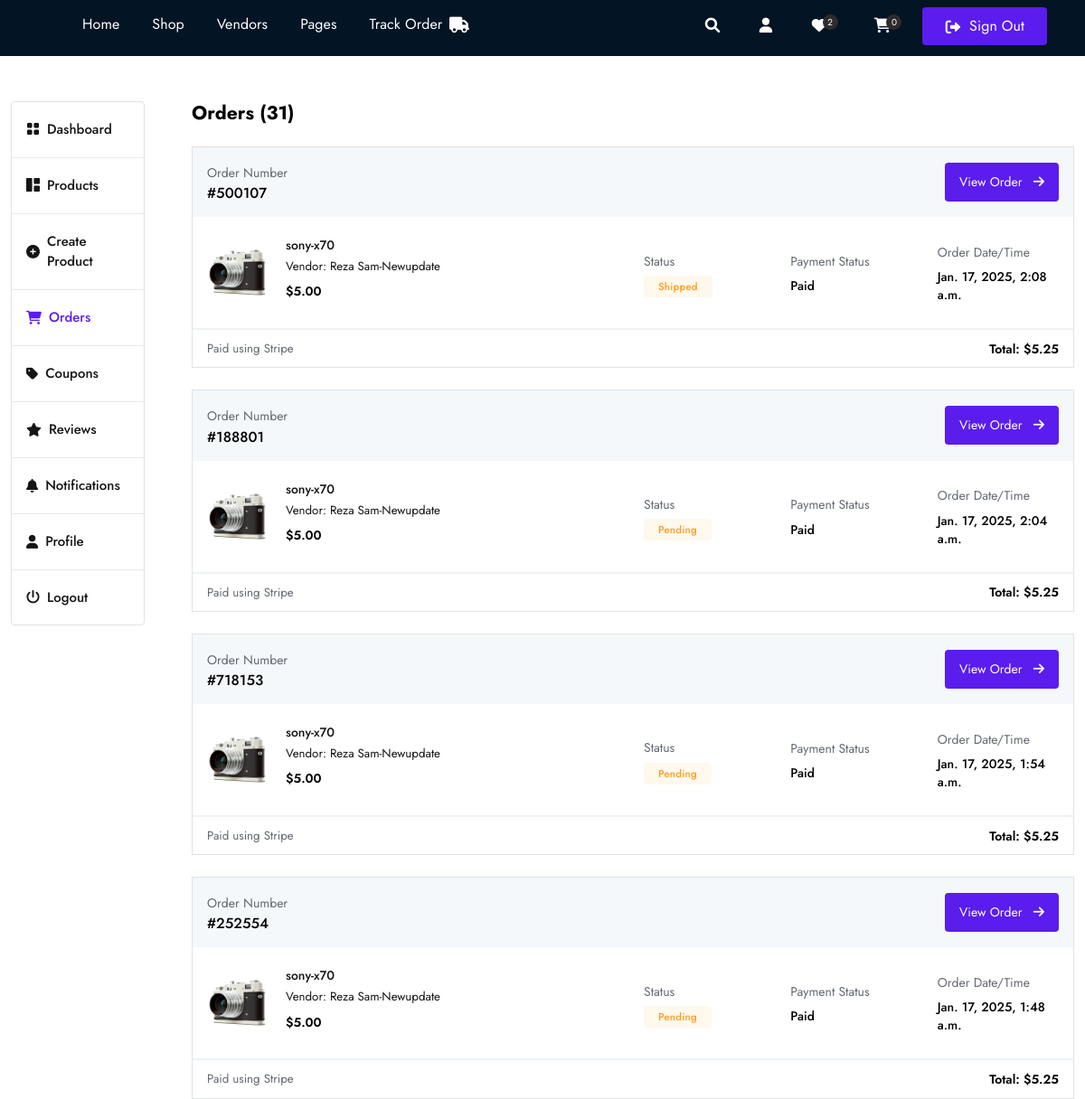
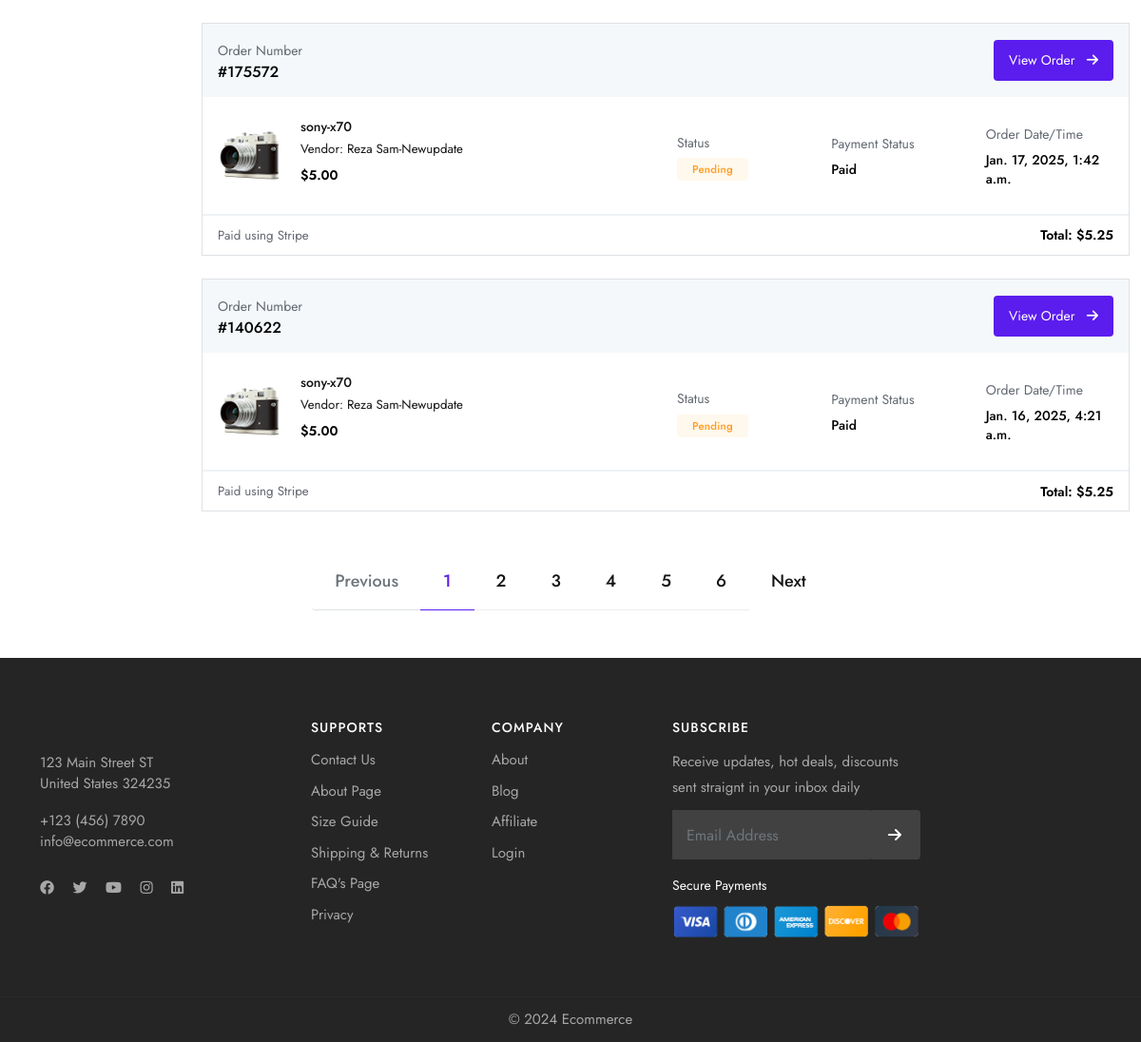
The app's page /vendor/orders/ (signed in) with its own data (2 pictures, top to bottom).
### store/models.py (models this page shows, shortened)
class Order(models.Model):
    vendors = models.ManyToManyField(user_models.User, blank=True)
    customer = models.ForeignKey(user_models.User, on_delete=models.SET_NULL,null=True, related_name="customer", blank=True)
    sub_total = models.DecimalField(max_digits=10, decimal_places=2, default=0.00)
    shipping = models.DecimalField(max_digits=10, decimal_places=2, default=0.00)
    tax = models.DecimalField(max_digits=10, decimal_places=2, default=0.00)
    service_fee = models.DecimalField(max_digits=10, decimal_places=2, default=0.00)
    total = models.DecimalField(max_digits=10, decimal_places=2, default=0.00)
    payment_status = models.CharField(max_length=100, choices=PAYMENT_STATUS, default="Processing")
    payment_method = models.CharField(max_length=100, choices=PAYMENT_METHOD, default=None, null=True, blank=True)
    order_status = models.CharField(max_length=100, choices=ORDER_STATUS, default="Pending")
    initial_total = models.DecimalField(max_digits=10, decimal_places=2, default=0.00, help_text="The original total before discount")
    saved = models.DecimalField(max_digits=10, decimal_places=2, default=0.00, null=True, blank=True, help_text="Amount saved by customer")
    address = models.ForeignKey("customer.Address", on_delete=models.SET_NULL, null=True, blank=True)
    coupons = models.ManyToManyField(Coupon, blank=True)
    order_id = ShortUUIDField(length=6, max_length=25, alphabet="1234567890")
    payment_id = models.CharField(null=True, blank=True, max_length=1000)
    date = models.DateTimeField(default=timezone.now)
    class Meta:
        verbose_name_plural = "Order"
        ordering = ['-date']

class OrderItem(models.Model):
    order = models.ForeignKey(Order, on_delete=models.CASCADE)
    order_status = models.CharField(max_length=100, choices=ORDER_STATUS, default="Pending")
    shipping_service = models.CharField(max_length=100, choices=SHIPPING_SERVICE, default=None, null=True, blank=True)
    tracking_id = models.CharField(max_length=100, default=None, null=True, blank=True)
    product = models.ForeignKey(Product, on_delete=models.CASCADE)
    qty = models.IntegerField(default=0)
    color = models.CharField(max_length=100, null=True, blank=True)
    size = models.CharField(max_length=100, null=True, blank=True)
    price = models.DecimalField(max_digits=10, decimal_places=2, default=0.00)
    sub_total = models.DecimalField(max_digits=10, decimal_places=2, default=0.00)
    shipping = models.DecimalField(max_digits=10, decimal_places=2, default=0.00)
    tax = models.DecimalField(max_digits=10, decimal_places=2, default=0.00)
    total = models.DecimalField(max_digits=10, decimal_places=2, default=0.00)
    initial_total = models.DecimalField(max_digits=10, decimal_places=2, default=0.00, help_text="Grand Total of all amount")
    saved = models.DecimalField(max_digits=10, decimal_places=2, default=0.00, null=True, blank=True, help_text="Amount saved by customer")
    coupon = models.ManyToManyField(Coupon, blank=True)
    applied_coupon = models.BooleanField(default=False)
    item_id = ShortUUIDField(length=6, max_length=25, alphabet="1234567890")
    vendor = models.ForeignKey(user_models.User,on_delete=models.SET_NULL, null=True, related_name="vendor_order_items")
    date = models.DateTimeField(default=timezone.now)
    class Meta:
        ordering = ['-date']

class Product(models.Model):
    name = models.CharField(max_length=100)
    image = models.ImageField(upload_to="images", blank=True, null=True)
    description = CKEditor5Field('Text', config_name='extends')
    category = models.ForeignKey(Category, on_delete=models.SET_NULL, null=True, blank=True)
    price = models.DecimalField(max_digits=10, decimal_places=2, default=0.00, null=True, blank=True, verbose_name="Sale Price")
    regular_price = models.DecimalField(max_digits=10, decimal_places=2, default=0.00, null=True, blank=True, verbose_name="Regular Price ")
    stock = models.PositiveIntegerField(default=0, null=True, blank=True)
    shipping = models.DecimalField(max_digits=10, decimal_places=2, default=0.00, null=True, blank=True, verbose_name="shipping Amount")
    status = models.CharField(choices=STATUS, max_length=50, default="Published")
    featured = models.BooleanField(default=False, verbose_name="Marketplace Featured")
    vendor = models.ForeignKey(user_models.User, on_delete=models.SET_NULL, null=True, blank=True)
    sku = ShortUUIDField(unique=True, length=5, max_length=50, prefix="SKU", alphabet="1234567890")
    slug = models.SlugField(null=True, blank=True)
    date = models.DateTimeField(default=timezone.now)
    class Meta:
        ordering = ['-id']
        verbose_name_plural = "Products"

### userauths/models.py (models this page shows, shortened)
class User(AbstractUser):
    username = models.CharField(max_length=255, null=True, blank=True)
    email = models.EmailField(unique=True)
    USERNAME_FIELD = 'email'
    REQUIRED_FIELDS = ['username']

class Profile(models.Model):
    user = models.OneToOneField(User, on_delete=models.CASCADE)
    image = models.ImageField(upload_to="images", default="default-user.jpg", null=True, blank=True)
    full_name =models.CharField(max_length=255, null=True, blank=True)
    mobile = models.CharField(max_length=255, null=True, blank=True)
    user_Type = models.CharField(max_length=255, choices=USER_TYPE, null=True, blank=True, default=None)

### vendor/views.py (the view)
# urls.py: path("orders/", views.orders, name="orders"),
@login_required
def orders(request):
    orders_list = store_models.Order.objects.filter(orderitem__product__vendor=request.user, payment_status="Paid").distinct()
    orders = paginate_queryset(request, orders_list, 6)
    context = {
        "orders": orders,
        "orders_list": orders_list,
    }
    return render(request, "vendor/orders.html", context)

### plugin/paginate_queryset.py (called while the page is built)
def paginate_queryset(request, queryset, per_page):
    paginator = Paginator(queryset, per_page)
    page_number = request.GET.get('page')
    return paginator.get_page(page_number)

### store/context.py (called while the page is built)
def default(request):
    try:
        cart_id = request.session['cart_id']
        total_cart_items = store_models.Cart.objects.filter(cart_id=cart_id).count()
    except:
        total_cart_items = 0
    return {
        "total_cart_items": total_cart_items,
    }

### templates/vendor/orders.html (shortened to what this page needs)
{% extends 'partials/base.html' %} {% load static %} {% load humanize %} {% block content %}
<section class="middle">
    <div class="container-fluid">
        <div class="row align-items-start justify-content-between">
            {% include 'vendor/sidebar.html' %}
            <div class="col-12 col-md-12 col-lg-9 col-xl-10">
                <h4 class="mb-0 mb-4 fw-bold">Orders ({{orders_list.count}})</h4>
                {% for order in orders %}
                    <div class="ord_list_wrap border mb-4 mfliud">
                        <div class="ord_list_head bg-light bg-opacity-10 d-flex align-items-center justify-content-between px-3 py-3">
                            <div class="olh_flex">
                                <p class="m-0 p-0"><span class="text-muted">Order Number</span></p>
                                <h6 class="mb-0 ft-medium">#{{order.order_id}}</h6>
                            </div>
                            <div class="olh_flex">
                                <a href="{% url 'vendor:order_detail' order.order_id %}" class="btn btn-sm bg-primary rounded text-white">View Order <i class="fas fa-arrow-right ms-2"></i></a>
                            </div>
                        </div>
                        <div class="ord_list_body text-left">
                            {% for item in order.orderitem_set.all %}
                                <div class="row align-items-center justify-content-center m-0 py-4 br-bottom">
                                    <div class="col-xl-6 col-lg-5 col-md-5 col-12">
                                        <div class="cart_single d-flex align-items-start mfliud-bot gap-3">
                                            <div class="cart_selected_single_thumb">
                                                <a href="{% url 'store:product_detail' item.product.slug %}"><img src="{{item.product.image.url}}" width="75" class="img-fluid rounded" alt="" /></a>
                                            </div>
                                            <div class="cart_single_caption pl-3">
                                                <h4 class="product_title fs-sm ft-medium mb-1 lh-1"> <a href="{% url 'store:product_detail' item.product.slug %}">{{item.product.name}}</a></h4>
                                                <p class="mb-2">
                                                    <span class="text-dark medium">Vendor: {{item.product.vendor.profile.full_name|title}}</span> <br />
                                                </p>
                                                <h4 class="fs-sm ft-bold mb-0 lh-1">${{item.product.price}}</h4>
                                            </div>
                                        </div>
                                    </div>
                                    <div class="col-xl-2 col-lg-3 col-md-3 col-6">
                                        <p class="mb-1 p-0"><span class="text-muted">Status</span></p>
                                        <div class="delv_status"><span class="ft-medium small text-warning bg-light-warning rounded px-3 py-1">{{order.order_status}}</span></div>
                                    </div>
                                    <div class="col-xl-2 col-lg-4 col-md-4 col-6">
                                        <p class="mb-1 p-0"><span class="text-muted">Payment Status</span></p>
                                        <h6 class="mb-0 ft-medium fs-sm">{{order.payment_status}}</h6>
                                    </div>
                                    <div class="col-xl-2 col-lg-4 col-md-4 col-6">
                                        <p class="mb-1 p-0"><span class="text-muted">Order Date/Time</span></p>
                                        <h6 class="mb-0 ft-medium fs-sm">{{order.date}}</h6>
                                    </div>
                                </div>
                            {% endfor %}
                        </div>
                        <div class="ord_list_footer d-flex align-items-center justify-content-between br-top px-3">
                            <div class="col-xl-12 pr-0 py-2 olf_flex d-flex align-items-center justify-content-between">
                                <div class="olf_flex_inner hide_mob">
                                    <p class="m-0 p-0"><span class="text-muted medium">Paid using {{order.payment_method}}</span></p>
                                </div>
                                <div class="float-end"><h5 class="mb-0 fs-sm ft-bold">Total: ${{order.total|floatformat:2|intcomma}}</h5></div>
                            </div>
                        </div>
                    </div>
                    {% empty %}
                        {% if not orders %}
                             <p>No orders yet</p>
                        {% endif %}
                {% endfor %}
            </div>
        </div>
        <ul class="pagination">
            {% if orders.has_previous %}
                <li class="page-item">
                    <a class="page-link" href="?page={{ orders.previous_page_number }}">Previous</a>
                </li>
            {% else %}
                <li class="page-item disabled">
                    <span class="page-link">Previous</span>
                </li>
            {% endif %}
            {% for num in orders.paginator.page_range %}
                <li class="page-item {% if orders.number == num %}active{% endif %}">
                    <a class="page-link" href="?page={{ num }}">{{ num }}</a>
                </li>
            {% endfor %}
            {% if orders.has_next %}
                <li class="page-item">
                    <a class="page-link" href="?page={{ orders.next_page_number }}">Next</a>
                </li>
            {% else %}
                <li class="page-item disabled">
                    <span class="page-link">Next</span>
                </li>
            {% endif %}
        </ul>
    </div>
</section>
{% endblock content %}

### records on screen
Order: order_id "500107", order_status "Shipped", payment_status "Paid", date "Jan. 17, 2025, 2:08 a.m.", payment_method "Stripe", total "5.25"
OrderItem: product.image (picture), product.name "sony-x70", product.vendor.profile.full_name "Reza Sam-Newupdate", product.price "5.00"
Order: order_id "188801", order_status "Pending", payment_status "Paid", date "Jan. 17, 2025, 2:04 a.m.", payment_method "Stripe", total "5.25"
OrderItem: product.image (picture), product.name "sony-x70", product.vendor.profile.full_name "Reza Sam-Newupdate", product.price "5.00"
Order: order_id "718153", order_status "Pending", payment_status "Paid", date "Jan. 17, 2025, 1:54 a.m.", payment_method "Stripe", total "5.25"
OrderItem: product.image (picture), product.name "sony-x70", product.vendor.profile.full_name "Reza Sam-Newupdate", product.price "5.00"
Order: order_id "252554", order_status "Pending", payment_status "Paid", date "Jan. 17, 2025, 1:48 a.m.", payment_method "Stripe", total "5.25"
OrderItem: product.image (picture), product.name "sony-x70", product.vendor.profile.full_name "Reza Sam-Newupdate", product.price "5.00"
Order: order_id "175572", order_status "Pending", payment_status "Paid", date "Jan. 17, 2025, 1:42 a.m.", payment_method "Stripe", total "5.25"
OrderItem: product.image (picture), product.name "sony-x70", product.vendor.profile.full_name "Reza Sam-Newupdate", product.price "5.00"
Order: order_id "140622", order_status "Pending", payment_status "Paid", date "Jan. 16, 2025, 4:21 a.m.", payment_method "Stripe", total "5.25"
OrderItem: product.image (picture), product.name "sony-x70", product.vendor.profile.full_name "Reza Sam-Newupdate", product.price "5.00"

### other values on screen
{{ total_cart_items }} "0"
{{ orders_list.count }} "31"
{{ num }} "1" "2" "3" "4" "5" "6"
